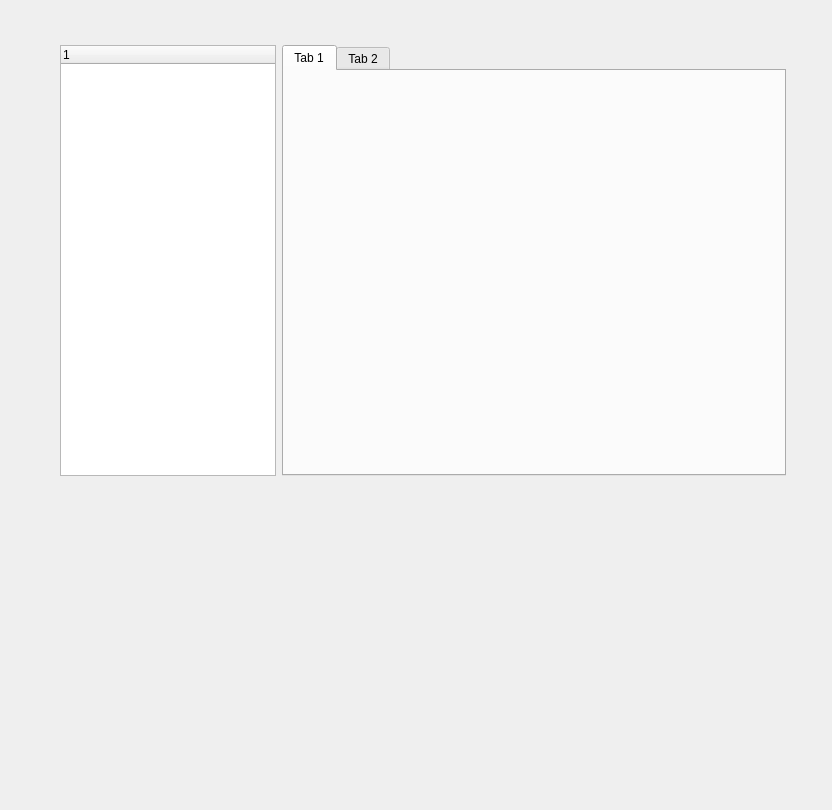
<?xml version="1.0" encoding="UTF-8"?>
<ui version="4.0">
 <class>Form</class>
 <widget class="QWidget" name="Form">
  <property name="geometry">
   <rect>
    <x>0</x>
    <y>0</y>
    <width>832</width>
    <height>810</height>
   </rect>
  </property>
  <property name="windowTitle">
   <string>Form</string>
  </property>
  <widget class="QWidget" name="horizontalLayoutWidget">
   <property name="geometry">
    <rect>
     <x>60</x>
     <y>45</y>
     <width>726</width>
     <height>431</height>
    </rect>
   </property>
   <layout class="QHBoxLayout" name="horizontalLayout" stretch="3,7">
    <property name="sizeConstraint">
     <enum>QLayout::SetNoConstraint</enum>
    </property>
    <item>
     <layout class="QVBoxLayout" name="verticalLayout">
      <item alignment="Qt::AlignLeft">
       <widget class="QTreeWidget" name="tree">
        <column>
         <property name="text">
          <string notr="true">1</string>
         </property>
        </column>
       </widget>
      </item>
     </layout>
    </item>
    <item>
     <layout class="QVBoxLayout" name="verticalLayout_2">
      <item>
       <widget class="QTabWidget" name="tabWidget">
        <property name="currentIndex">
         <number>0</number>
        </property>
        <widget class="QWidget" name="Tab1">
         <attribute name="title">
          <string>Tab 1</string>
         </attribute>
        </widget>
        <widget class="QWidget" name="Tab2">
         <attribute name="title">
          <string>Tab 2</string>
         </attribute>
        </widget>
       </widget>
      </item>
     </layout>
    </item>
   </layout>
  </widget>
 </widget>
 <resources/>
 <connections/>
</ui>
